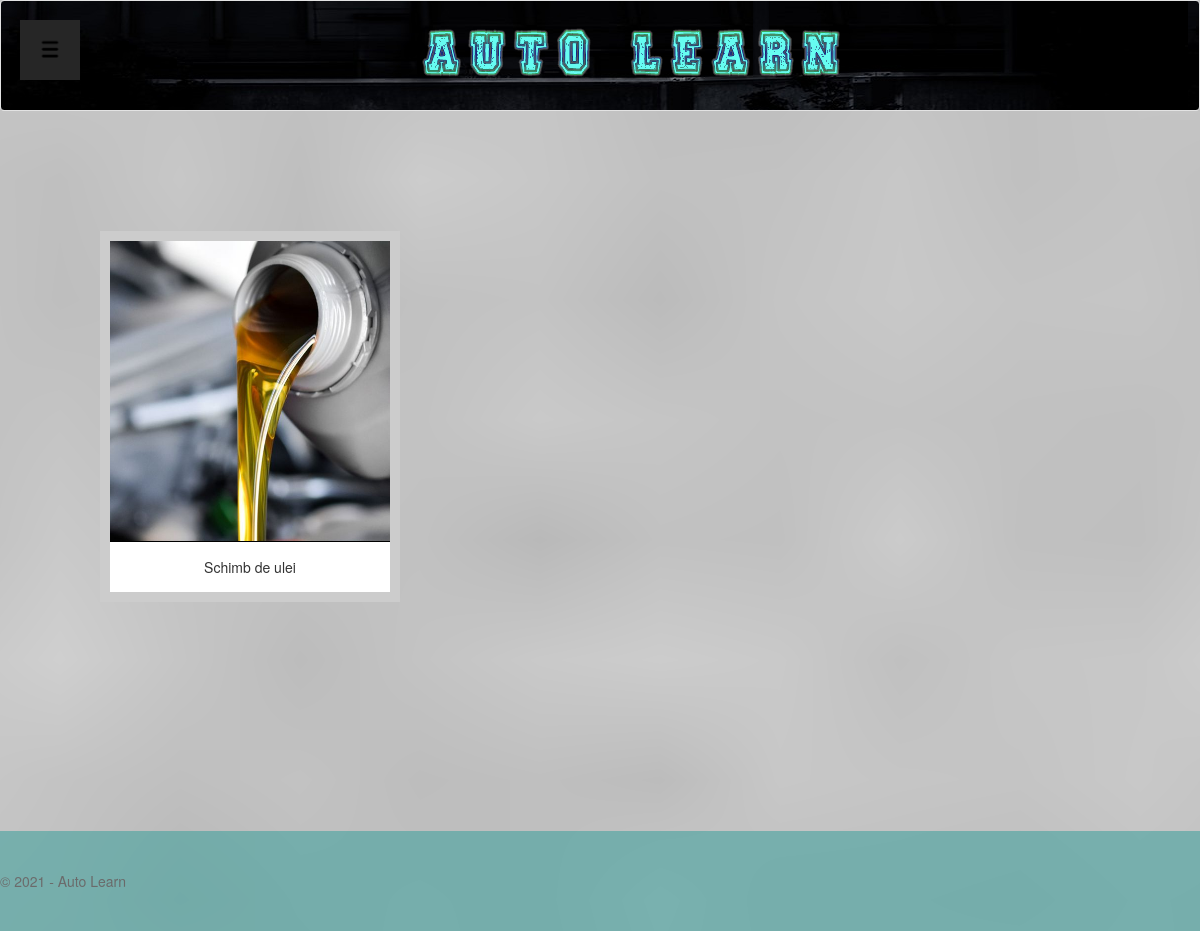
The page /php/viewCourses.php (signed in) on the database as committed earlier.
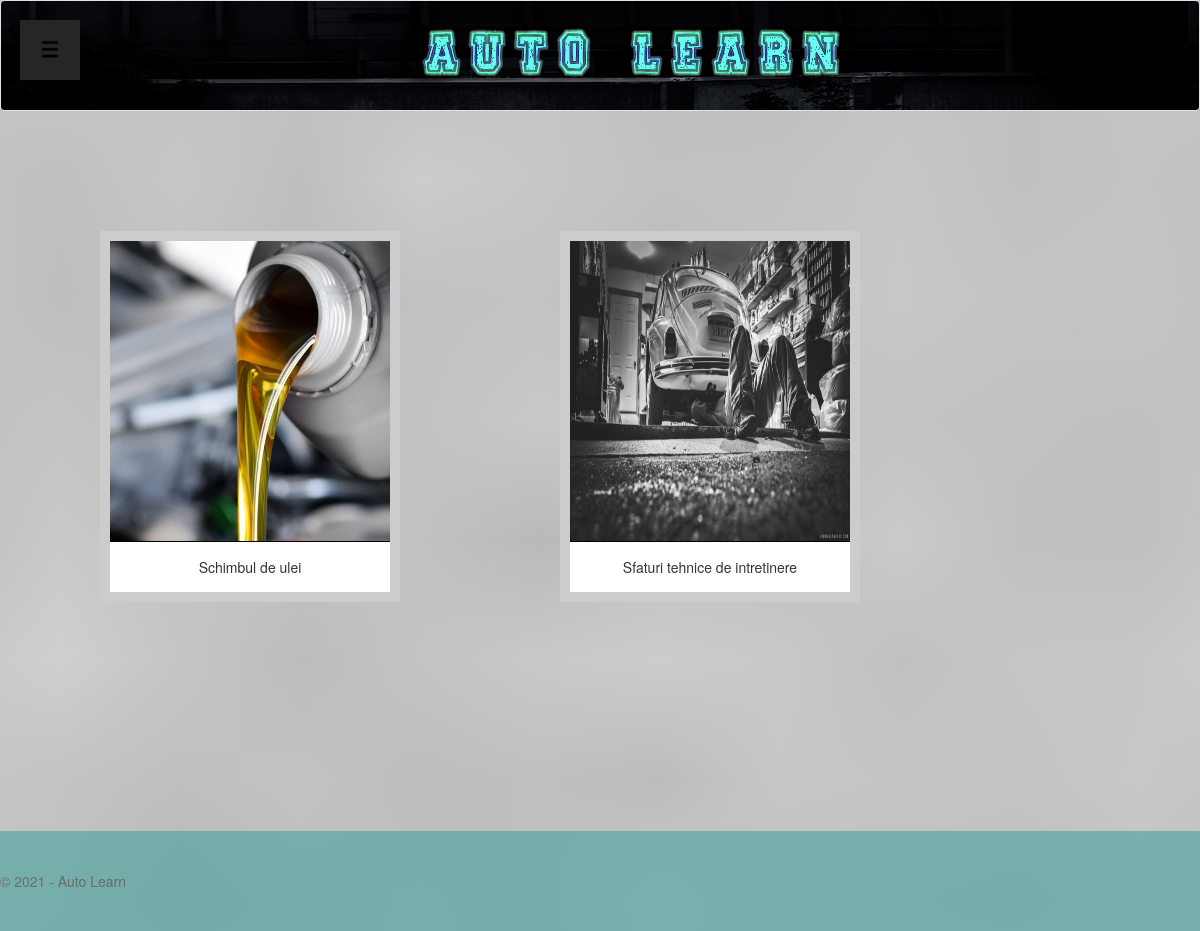
The same page on the database as committed later.
### tables this page shows
CREATE TABLE `courses` (
  `course_id` varchar(255) NOT NULL,
  `title` varchar(255) NOT NULL,
  `image` varchar(255) NOT NULL
);

### php/viewCourses.php (the view, shortened to what this page needs)
<?php
if(!isset($_SESSION['admin_id'])) {
    if(!isset($_SESSION['user_id']))
        header("location: ../index.php");
    include("../include/inHeaderUser.php");
}
else{
    include("../include/inHeaderAdmin.php");
}
    echo "<link rel='stylesheet' type='text/css' href='../css/admin.css'>";
global $conn;
$selectCourses = $conn->prepare("select * from courses");
$selectCourses ->execute();
echo "<div class='content'>";
while($course = $selectCourses->fetch()){
    echo "<div class='gallery'>
            <a href='viewCourse.php?course_id=" . $course["course_id"] . "'>
                <img src='" . $course["image"] . "' width='600' height='400'></a>
                <div class='desc'> " . $course["title"] . " </div></div>";
}
echo "</div>";
include("../include/footer.php");
?>

Rows that differ between the two databases and show on the page:
changed courses: title "Schimb de ulei" → "Schimbul de ulei"
added courses: image (picture), title "Sfaturi tehnice de intretinere"
